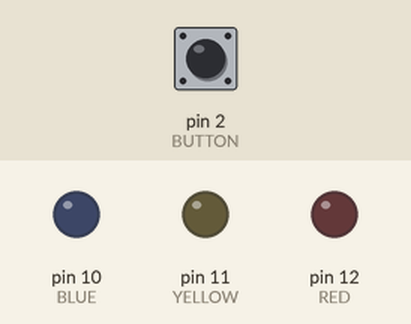
This program was run on a simulated Arduino Uno, built with avr-gcc and run on an emulated ATmega328P. On the bench: output pins drawn as LEDs (lit = HIGH). Dashed ring = blinking. The test bench sets the inputs (shaded band); at power-on: pin 2 (BUTTON) HIGH.

Above: at 1.2 s.
1.3 s: pin 2 (BUTTON) pulled LOW for 1 s
At 2.9 s:
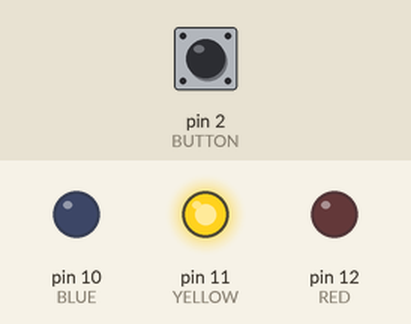
3.8 s: pin 2 (BUTTON) pulled LOW for 0.15 s
At 4.1 s:
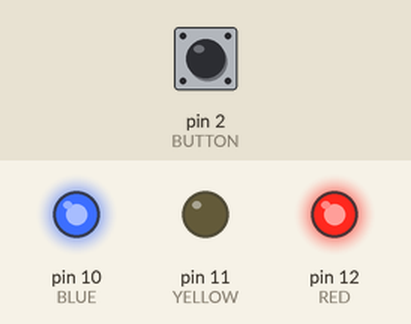
5.4 s: pin 2 (BUTTON) pulled LOW for 3.2 s
At 5.85 s:
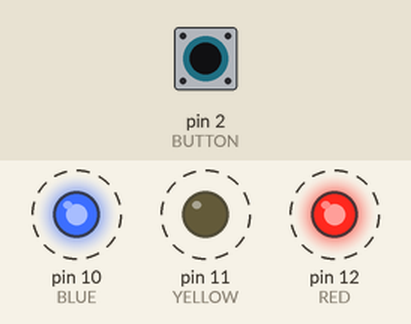
Timing chart, 0 to 9.9 s (numbered marks = the images above; inputs shaded):
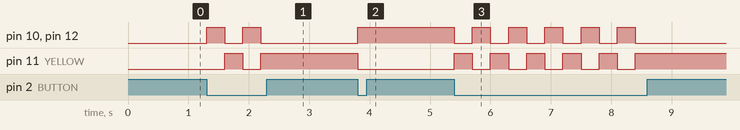

The program:

main.cpp
```cpp
#include <Arduino.h>

#define RED 12
#define YELLOW 11
#define BLUE 10
#define BUTTON 2

#define LED_PIN_ARRAY_SIZE 3

int LEDBlinkState = 1;

byte LEDPinArray[LED_PIN_ARRAY_SIZE] = {RED, YELLOW, BLUE};

void setLEDPinModes()
{
  for (int i = 0; i < LED_PIN_ARRAY_SIZE; i++)
  {
    pinMode(LEDPinArray[i], OUTPUT);
  }
}

void turnOffAllLEDs()
{
  for (int i = 0; i < LED_PIN_ARRAY_SIZE; i++)
  {
    digitalWrite(LEDPinArray[i], LOW);
  }
}

void toggleLEDs()
{
  if (LEDBlinkState == 1)
  {
    digitalWrite(RED, HIGH);
    digitalWrite(YELLOW, LOW);
    digitalWrite(BLUE, HIGH);
    LEDBlinkState = 2;
  }
  else
  {
    digitalWrite(RED, LOW);
    digitalWrite(YELLOW, HIGH);
    digitalWrite(BLUE, LOW);
    LEDBlinkState = 1;
  }
}

void setup()
{
  pinMode(BUTTON, INPUT);
  setLEDPinModes();
  turnOffAllLEDs();
}

void loop()
{
  if (digitalRead(BUTTON) == LOW)
  {
    toggleLEDs();
    delay(300);
  }
}
```

Measured:
- after the input at 1.3 s, pin 10 (BLUE), pin 12 (RED): alternates HIGH for 0.30 s and LOW for 0.30 s, 4 changes in all, then stays LOW, starting at once; pin 11 (YELLOW): LOW → HIGH after 0.30 s, → LOW 0.30 s later, → HIGH 0.30 s later
- after the input at 3.8 s, pin 10 (BLUE), pin 12 (RED): LOW → HIGH at once; pin 11 (YELLOW): HIGH → LOW at once
- after the input at 5.4 s, pin 10 (BLUE), pin 12 (RED): alternates HIGH for 0.30 s and LOW for 0.30 s, 11 changes in all, then stays LOW, starting at once; pin 11 (YELLOW): alternates HIGH for 0.30 s and LOW for 0.30 s, 11 changes in all, then stays HIGH, starting at once
